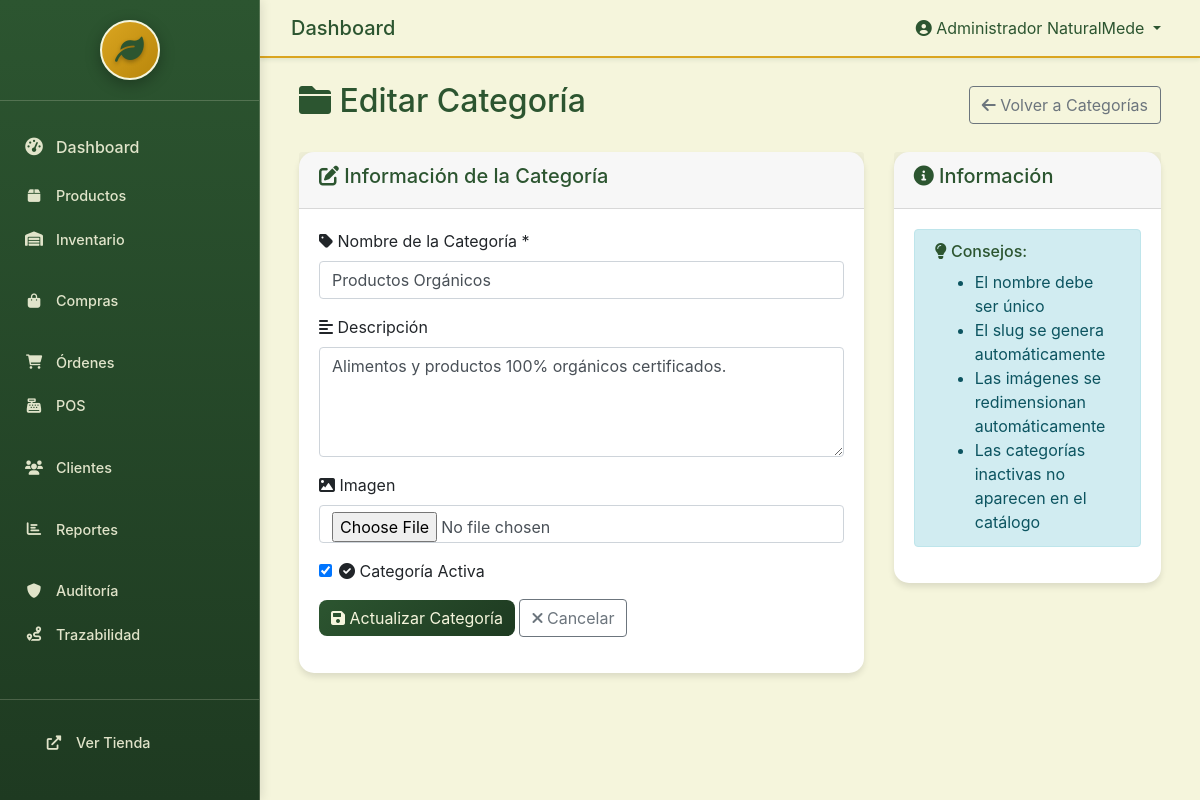
The page /admin-custom/categories/2/edit/ (signed in) on the database its author committed.
### catalog/models.py (models this page shows, shortened)
class Category(models.Model):
    name = models.CharField(max_length=100, verbose_name="Nombre")
    slug = models.SlugField(unique=True, verbose_name="Slug")
    description = models.TextField(blank=True, verbose_name="Descripción")
    image = models.ImageField(upload_to='categories/', blank=True, null=True, verbose_name="Imagen")
    is_active = models.BooleanField(default=True, verbose_name="Activa")
    created_at = models.DateTimeField(auto_now_add=True, verbose_name="Creada en")
    updated_at = models.DateTimeField(auto_now=True, verbose_name="Actualizada en")
    class Meta:
        verbose_name = "Categoría"
        verbose_name_plural = "Categorías"
        ordering = ['name']

### custom_admin/views.py (the view)
# urls.py: path('categories/<int:pk>/edit/', views.admin_category_edit, name='admin_category_edit'),
@login_required
def admin_category_edit(request, pk):
    from catalog.models import Category
    from catalog.forms import CategoryForm
    try:
        category = Category.objects.get(pk=pk)
    except Category.DoesNotExist:
        messages.error(request, 'Categoría no encontrada.')
        return redirect('custom_admin:admin_categories')
    if request.method == 'POST':
        form = CategoryForm(request.POST, request.FILES, instance=category)
        if form.is_valid():
            category = form.save()
            messages.success(request, f'Categoría "{category.name}" actualizada exitosamente.')
            return redirect('custom_admin:admin_categories')
    else:
        form = CategoryForm(instance=category)
    context = {
        'form': form,
        'category': category,
        'title': 'Editar Categoría',
        'action': 'edit'
    }
    return render(request, 'custom_admin/category_form.html', context)

### catalog/forms.py
class CategoryForm(forms.ModelForm):
    class Meta:
        model = Category
        fields = ['name', 'description', 'image', 'is_active']
        widgets = {
            'name': forms.TextInput(attrs={
                'class': 'form-control',
                'placeholder': 'Nombre de la categoría'
            }),
            'description': forms.Textarea(attrs={
                'class': 'form-control',
                'placeholder': 'Descripción de la categoría',
                'rows': 4
            }),
            'image': forms.FileInput(attrs={
                'class': 'form-control',
                'accept': 'image/*'
            }),
            'is_active': forms.CheckboxInput(attrs={
                'class': 'form-check-input'
            })
        }

### catalog/context_processors.py (called while the page is built)
def cart(request):
    cart = None
    cart_items = []
    cart_total = 0
    cart_items_count = 0
    if request.user.is_authenticated:
        cart, created = Cart.objects.get_or_create(user=request.user)
    else:
        if request.session.session_key:
            cart, created = Cart.objects.get_or_create(session_key=request.session.session_key)
    if cart:
        cart_items = cart.items.all()
        cart_total = cart.total_with_iva
        cart_items_count = cart.total_items
    return {
        'cart': cart,
        'cart_items': cart_items,
        'cart_total': cart_total,
        'cart_items_count': cart_items_count,
    }

### catalog/models.py (called while the page is built)
    @property
    def total_items(self):
        return sum(item.quantity for item in self.items.all())

    @property
    def total_amount(self):
        return sum(item.total for item in self.items.all())

    @property
    def total_iva(self):
        return sum(item.iva_amount for item in self.items.all())

    @property
    def total_with_iva(self):
        return self.total_amount + self.total_iva

### custom_admin/templates/custom_admin/category_form.html (shortened to what this page needs)
{% extends 'custom_admin/base.html' %}
{% load static %}
{% block content %}
<div class="container-fluid">
    <div class="row">
        <div class="col-12">
            <div class="d-flex justify-content-between align-items-center mb-4">
                <h2><i class="fas fa-folder"></i> {{ title }}</h2>
                <a href="{% url 'custom_admin:admin_categories' %}" class="btn btn-outline-secondary">
                    <i class="fas fa-arrow-left"></i> Volver a Categorías
                </a>
            </div>
            <div class="row">
                <div class="col-md-8">
                    <div class="card">
                        <div class="card-header">
                            <h5><i class="fas fa-edit"></i> Información de la Categoría</h5>
                        </div>
                        <div class="card-body">
                            <form method="post" enctype="multipart/form-data">
                                <div class="form-group mb-3">
                                    <label for="{{ form.name.id_for_label }}" class="form-label">
                                        <i class="fas fa-tag"></i> Nombre de la Categoría *
                                    </label>
                                    {{ form.name }}
                                </div>
                                <div class="form-group mb-3">
                                    <label for="{{ form.description.id_for_label }}" class="form-label">
                                        <i class="fas fa-align-left"></i> Descripción
                                    </label>
                                    {{ form.description }}
                                </div>
                                <div class="form-group mb-3">
                                    <label for="{{ form.image.id_for_label }}" class="form-label">
                                        <i class="fas fa-image"></i> Imagen
                                    </label>
                                    {{ form.image }}
                                </div>
                                <div class="form-group mb-3">
                                    <div class="form-check">
                                        {{ form.is_active }}
                                        <label class="form-check-label" for="{{ form.is_active.id_for_label }}">
                                            <i class="fas fa-check-circle"></i> Categoría Activa
                                        </label>
                                    </div>
                                </div>
                                <div class="form-group">
                                    <button type="submit" class="btn btn-primary">
                                        <i class="fas fa-save"></i>
                                        {% if action == 'create' %}Crear Categoría{% else %}Actualizar Categoría{% endif %}
                                    </button>
                                    <a href="{% url 'custom_admin:admin_categories' %}" class="btn btn-outline-secondary">
                                        <i class="fas fa-times"></i> Cancelar
                                    </a>
                                </div>
                            </form>
                        </div>
                    </div>
                </div>
                <div class="col-md-4">
                    <div class="card">
                        <div class="card-header">
                            <h5><i class="fas fa-info-circle"></i> Información</h5>
                        </div>
                        <div class="card-body">
                            <div class="alert alert-info">
                                <h6><i class="fas fa-lightbulb"></i> Consejos:</h6>
                                <ul class="mb-0">
                                    <li>El nombre debe ser único</li>
                                    <li>El slug se genera automáticamente</li>
                                    <li>Las imágenes se redimensionan automáticamente</li>
                                    <li>Las categorías inactivas no aparecen en el catálogo</li>
                                </ul>
                            </div>
                        </div>
                    </div>
                </div>
            </div>
        </div>
    </div>
</div>
{% endblock %}

### custom_admin/templates/custom_admin/base.html (shortened to what this page needs)
{% load static %}
<!DOCTYPE html>
<html lang="es">
<head>
    <link href="https://cdn.jsdelivr.net/npm/bootstrap@4.5.2/dist/css/bootstrap.min.css" rel="stylesheet">
    <link href="https://cdnjs.cloudflare.com/ajax/libs/font-awesome/6.0.0/css/all.min.css" rel="stylesheet">
    <link href="https://cdn.jsdelivr.net/npm/select2@4.1.0-rc.0/dist/css/select2.min.css" rel="stylesheet" />
</head>
<body>
    <div class="sidebar" id="sidebar">
        <div class="sidebar-header">
            <div class="text-center">
                <div class="logo-container">
                    <div class="logo-fallback" style="display: none;">
                        <div class="logo-circle">
                            <i class="fas fa-leaf logo-icon"></i>
                        </div>
                    </div>
                </div>
            </div>
        </div>
        <div class="sidebar-nav">
            <nav class="nav flex-column">
                <a class="nav-link {% if request.resolver_match.url_name == 'admin_dashboard' %}active{% endif %}" href="{% url 'custom_admin:admin_dashboard' %}">
                    <i class="fas fa-tachometer-alt"></i> Dashboard
                </a>
                <div class="nav-section">
                    <a class="nav-link {% if request.resolver_match.url_name == 'admin_products' %}active{% endif %}" href="{% url 'custom_admin:admin_products' %}">
                        <i class="fas fa-box"></i> Productos
                    </a>
                    <a class="nav-link {% if request.resolver_match.url_name == 'admin_inventory' %}active{% endif %}" href="{% url 'custom_admin:admin_inventory' %}">
                        <i class="fas fa-warehouse"></i> Inventario
                    </a>
                </div>
                <div class="nav-section">
                    <a class="nav-link {% if 'purchases' in request.resolver_match.namespace %}active{% endif %}" href="{% url 'purchases:dashboard' %}">
                        <i class="fas fa-shopping-bag"></i> Compras
                    </a>
                </div>
                <div class="nav-section">
                    <a class="nav-link {% if request.resolver_match.url_name == 'admin_orders' %}active{% endif %}" href="{% url 'custom_admin:admin_orders' %}">
                        <i class="fas fa-shopping-cart"></i> Órdenes
                    </a>
                    <a class="nav-link {% if request.resolver_match.url_name == 'admin_pos' %}active{% endif %}" href="{% url 'custom_admin:admin_pos' %}">
                        <i class="fas fa-cash-register"></i> POS
                    </a>
                </div>
                <div class="nav-section">
                    <a class="nav-link {% if request.resolver_match.url_name == 'admin_customers' %}active{% endif %}" href="{% url 'custom_admin:admin_customers' %}">
                        <i class="fas fa-users"></i> Clientes
                    </a>
                </div>
                <div class="nav-section">
                    <a class="nav-link {% if request.resolver_match.url_name == 'admin_reports' %}active{% endif %}" href="{% url 'custom_admin:admin_reports' %}">
                        <i class="fas fa-chart-bar"></i> Reportes
                    </a>
                </div>
                <div class="nav-section">
                    <a class="nav-link {% if request.resolver_match.url_name == 'audit:dashboard' %}active{% endif %}" href="{% url 'audit:dashboard' %}">
                        <i class="fas fa-shield-alt"></i> Auditoría
                    </a>
                    <a class="nav-link {% if 'inventory_trace' in request.resolver_match.url_name %}active{% endif %}" href="{% url 'audit:inventory_trace_dashboard' %}">
                        <i class="fas fa-route"></i> Trazabilidad
                    </a>
                </div>
            </nav>
        </div>
        <div class="sidebar-footer">
            <div class="nav-section">
                <a class="nav-link" href="/">
                    <i class="fas fa-external-link-alt"></i> Ver Tienda
                </a>
            </div>
        </div>
    </div>
    <div class="main-content">
        <nav class="navbar navbar-expand-lg navbar-custom">
            <div class="container-fluid">
                <span class="navbar-brand mb-0 h1">
                    {% block page_title %}Dashboard{% endblock %}
                </span>
                <div class="navbar-nav ml-auto">
                    <div class="nav-item dropdown">
                        <a class="nav-link dropdown-toggle" href="#" id="navbarDropdown" role="button" data-toggle="dropdown">
                            <i class="fas fa-user-circle"></i> {{ user.get_full_name|default:user.username }}
                        </a>
                    </div>
                </div>
            </div>
        </nav>
        <div class="container-fluid p-4">
            {% block content %}{% endblock %}
        </div>
    </div>
</body>
</html>

### custom_admin/templates/custom_admin/base.html (style rules this page uses)
.sidebar { position: fixed; top: 0; left: 0; width: 260px; height: 100vh; background: linear-gradient(180deg, #2c5530 0%, #1e3a21 100%); color: #f5f5dc; z-index: 1000; box-shadow: 2px 0 10px rgba(0,0,0,0.1); border-right: 1px solid rgba(245,245,220,0.2); display: flex; flex-direction: column; overflow-x: hidden; }
@media (min-width: 768px) { .sidebar { width: 260px; } }
@media (min-width: 992px) { .sidebar { width: 260px; } }
.sidebar .nav-link { color: rgba(245,245,220,0.9); padding: 12px 16px; border-radius: 8px; margin: 2px 8px; transition: all 0.3s cubic-bezier(0.4, 0, 0.2, 1); display: flex; align-items: center; text-decoration: none; font-weight: 500; position: relative; overflow: hidden; white-space: nowrap; }
.sidebar .nav-link::before { content: ''; position: absolute; top: 0; left: -100%; width: 100%; height: 100%; background: linear-gradient(90deg, transparent, rgba(255,255,255,0.1), transparent); transition: left 0.5s; }
.sidebar .nav-link i { width: 20px; margin-right: 12px; text-align: center; font-size: 1.1rem; }
.main-content { background-color: #f5f5dc; min-height: 100vh; margin-left: 260px; }
@media (min-width: 992px) { .main-content { margin-left: 260px; } }
.card { border: none; border-radius: 15px; box-shadow: 0 4px 6px rgba(0,0,0,0.1); transition: transform 0.3s; }
.navbar-custom { background: #f5f5dc; box-shadow: 0 2px 4px rgba(44,85,48,0.1); border-bottom: 2px solid #daa520; }
.btn-primary { background: linear-gradient(135deg, #2c5530 0%, #1e3a21 100%); border: none; border-radius: 8px; color: #f5f5dc; }
h1, h2, h3, h4, h5, h6 { color: #2c5530 !important; }
.card-header h5, .card-header h4, .card-header h3 { color: #2c5530 !important; }
.navbar-brand { color: #2c5530 !important; }
a { color: #2c5530; }
.nav-link { color: #2c5530; }
.logo-container { display: flex; justify-content: center; align-items: center; }
.logo-fallback { display: flex; justify-content: center; align-items: center; }
.logo-circle { width: 60px; height: 60px; border-radius: 50%; background: linear-gradient(135deg, #daa520 0%, #b8860b 100%); display: flex; justify-content: center; align-items: center; box-shadow: 0 4px 15px rgba(0,0,0,0.3); border: 2px solid #f5f5dc; }
.logo-icon { font-size: 1.8rem; color: #2c5530; text-shadow: 0 2px 4px rgba(0,0,0,0.3); }
.sidebar-header { padding: 20px; border-bottom: 1px solid rgba(245,245,220,0.2); flex-shrink: 0; }
.sidebar-nav { flex: 1; overflow-y: auto; overflow-x: hidden; padding: 20px 0; }
.sidebar-footer { padding: 20px; border-top: 1px solid rgba(245,245,220,0.2); flex-shrink: 0; }
.nav-section { margin-bottom: 1rem; }
.nav-section .nav-link { padding: 10px 16px; font-size: 0.9rem; margin: 2px 8px; white-space: nowrap; }
.nav-section .nav-link i { font-size: 0.9rem; }

### rows shown on the page
Category: name "Productos Orgánicos", description "Alimentos y productos 100% orgánicos certificados.", is_active "☑"

### other values the page prints
{{ user.get_full_name|default:user.username }} "Administrador NaturalMede"
{{ title }} "Editar Categoría"
